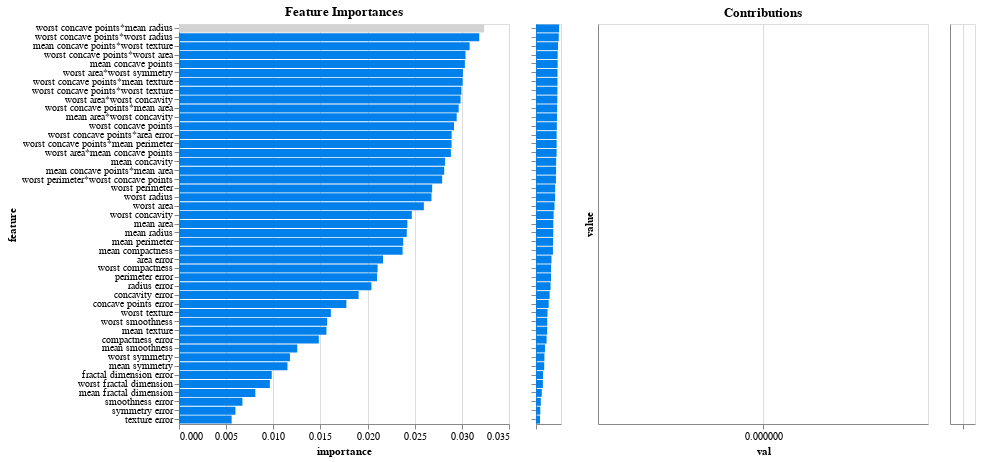

Here is the notebook cell this chart was saved with:
### Code cell
model_interactions.explain()

### Figure 1 — Vega-Lite specification as saved in the notebook (floating-point values rounded to 4 significant figures; data arrays with more than 128 entries replaced by an {"elided": "..."} marker saying what was removed)
{"config": {"view": {"continuousWidth": 300, "continuousHeight": 300}}, "hconcat": [{"mark": {"type": "bar", "color": "#0080ea"}, "encoding": {"color": {"condition": {"param": "param_1", "value": "lightgray"}, "value": "#0080ea"}, "tooltip": {"field": "importance_label", "type": "nominal"}, "x": {"field": "importance", "type": "quantitative"}, "y": {"field": "feature", "sort": {"field": "importance", "order": "descending"}, "type": "nominal"}}, "height": 400, "name": "view_1", "title": "Feature Importances", "transform": [{"filter": {"param": "param_2"}}], "width": 330}, {"mark": {"type": "bar", "color": "#0080ea"}, "encoding": {"x": {"axis": {"labels": false, "title": null}, "field": "importance", "type": "quantitative"}, "y": {"axis": {"labels": false, "title": null}, "field": "feature", "sort": "-x", "type": "nominal"}}, "height": 400, "name": "view_2", "width": 25}, {"data": {"name": "data-48858724c757b7f9615e3df84cee3970"}, "mark": {"type": "bar", "color": "#e14067"}, "encoding": {"color": {"condition": {"test": "(datum.val < 0)", "value": "#e14067"}, "value": "#12b980"}, "tooltip": {"field": "score_label", "type": "nominal"}, "x": {"field": "val", "type": "quantitative"}, "y": {"field": "value", "sort": {"field": "index", "order": "descending"}, "type": "nominal"}}, "height": 400, "name": "view_3", "title": "Contributions", "transform": [{"filter": {"param": "param_1"}}, {"filter": {"param": "param_3"}}], "width": 330}, {"data": {"name": "data-ef6c93a4842bf75872f41a4620def425"}, "mark": {"type": "bar", "color": "#e14067"}, "encoding": {"color": {"condition": {"test": "(datum.contribution < 0)", "value": "#e14067"}, "value": "#12b980"}, "x": {"axis": {"labels": false, "title": null}, "field": "contribution", "type": "quantitative"}, "y": {"axis": {"labels": false, "title": null}, "field": "value", "sort": {"field": "index", "order": "descending"}, "type": "nominal"}}, "height": 400, "name": "view_4", "transform": [{"filter": {"param": "param_1"}}], "width": 25}], "data": {"name": "data-181b080c39b21824049f9f031fb28cf2"}, "params": [{"name": "param_1", "select": {"type": "point", "fields": ["feature"]}, "value": "worst concave points*mean radius", "views": ["view_1"]}, {"name": "Select", "select": {"type": "point", "fields": ["column"]}, "bind": {"input": "select", "options": ["contribution"]}, "value": "contribution", "views": ["view_1", "view_3"]}, {"name": "param_2", "select": {"type": "interval", "encodings": ["y"]}, "views": ["view_2"]}, {"name": "param_3", "select": {"type": "interval", "encodings": ["y"]}, "views": ["view_4"]}], "$schema": "https://vega.github.io/schema/vega-lite/v5.14.1.json", "datasets": {"data-181b080c39b21824049f9f031fb28cf2": [{"feature": "texture error", "importance": 0.005585, "importance_label": "0.6%"}, {"feature": "symmetry error", "importance": 0.005985, "importance_label": "0.6%"}, {"feature": "smoothness error", "importance": 0.006728, "importance_label": "0.7%"}, {"feature": "mean fractal dimension", "importance": 0.008096, "importance_label": "0.8%"}, {"feature": "worst fractal dimension", "importance": 0.009635, "importance_label": "1.0%"}, {"feature": "fractal dimension error", "importance": 0.009837, "importance_label": "1.0%"}, {"feature": "mean symmetry", "importance": 0.0115, "importance_label": "1.2%"}, {"feature": "worst symmetry", "importance": 0.01177, "importance_label": "1.2%"}, {"feature": "mean smoothness", "importance": 0.01254, "importance_label": "1.3%"}, {"feature": "compactness error", "importance": 0.01483, "importance_label": "1.5%"}, {"feature": "mean texture", "importance": 0.01564, "importance_label": "1.6%"}, {"feature": "worst smoothness", "importance": 0.01571, "importance_label": "1.6%"}, {"feature": "worst texture", "importance": 0.01611, "importance_label": "1.6%"}, {"feature": "concave points error", "importance": 0.01775, "importance_label": "1.8%"}, {"feature": "concavity error", "importance": 0.01905, "importance_label": "1.9%"}, {"feature": "radius error", "importance": 0.02041, "importance_label": "2.0%"}, {"feature": "perimeter error", "importance": 0.021, "importance_label": "2.1%"}, {"feature": "worst compactness", "importance": 0.02107, "importance_label": "2.1%"}, {"feature": "area error", "importance": 0.02164, "importance_label": "2.2%"}, {"feature": "mean compactness", "importance": 0.02372, "importance_label": "2.4%"}, {"feature": "mean perimeter", "importance": 0.02378, "importance_label": "2.4%"}, {"feature": "mean radius", "importance": 0.02416, "importance_label": "2.4%"}, {"feature": "mean area", "importance": 0.02422, "importance_label": "2.4%"}, {"feature": "worst concavity", "importance": 0.02469, "importance_label": "2.5%"}, {"feature": "worst area", "importance": 0.02597, "importance_label": "2.6%"}, {"feature": "worst radius", "importance": 0.02678, "importance_label": "2.7%"}, {"feature": "worst perimeter", "importance": 0.02685, "importance_label": "2.7%"}, {"feature": "worst perimeter*worst concave points", "importance": 0.02791, "importance_label": "2.8%"}, {"feature": "mean concave points*mean area", "importance": 0.02813, "importance_label": "2.8%"}, {"feature": "mean concavity", "importance": 0.02821, "importance_label": "2.8%"}, {"feature": "worst area*mean concave points", "importance": 0.02884, "importance_label": "2.9%"}, {"feature": "worst concave points*mean perimeter", "importance": 0.02891, "importance_label": "2.9%"}, {"feature": "worst concave points*area error", "importance": 0.02892, "importance_label": "2.9%"}, {"feature": "worst concave points", "importance": 0.02917, "importance_label": "2.9%"}, {"feature": "mean area*worst concavity", "importance": 0.02945, "importance_label": "2.9%"}, {"feature": "worst concave points*mean area", "importance": 0.02966, "importance_label": "3.0%"}, {"feature": "worst area*worst concavity", "importance": 0.02986, "importance_label": "3.0%"}, {"feature": "worst concave points*worst texture", "importance": 0.02995, "importance_label": "3.0%"}, {"feature": "worst concave points*mean texture", "importance": 0.03008, "importance_label": "3.0%"}, {"feature": "worst area*worst symmetry", "importance": 0.03011, "importance_label": "3.0%"}, {"feature": "mean concave points", "importance": 0.03032, "importance_label": "3.0%"}, {"feature": "worst concave points*worst area", "importance": 0.03039, "importance_label": "3.0%"}, {"feature": "mean concave points*worst texture", "importance": 0.03082, "importance_label": "3.1%"}, {"feature": "worst concave points*worst radius", "importance": 0.03185, "importance_label": "3.2%"}, {"feature": "worst concave points*mean radius", "importance": 0.03236, "importance_label": "3.2%"}], "data-48858724c757b7f9615e3df84cee3970": {"elided": "759 records"}, "data-ef6c93a4842bf75872f41a4620def425": {"elided": "759 records"}}}
